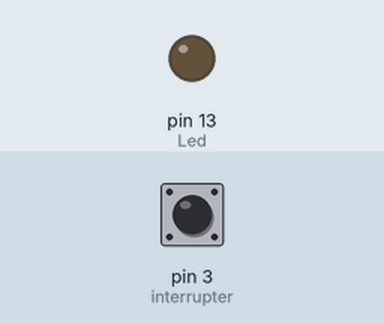
Simulated run of this sketch. Board: Arduino Uno, built with avr-gcc and run on an emulated ATmega328P. Shown: output pins drawn as LEDs (lit = HIGH). The inputs (shaded band) are chosen by the test bench; at power-on: pin 3 (interrupter) LOW.

Above: at 1.2 s.
1.3 s: pin 3 (interrupter) pulled HIGH for 0.15 s
At 1.37 s:
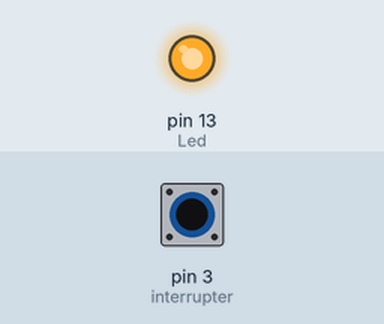
2.9 s: pin 3 (interrupter) pulled HIGH for 3.2 s
At 7.3 s:
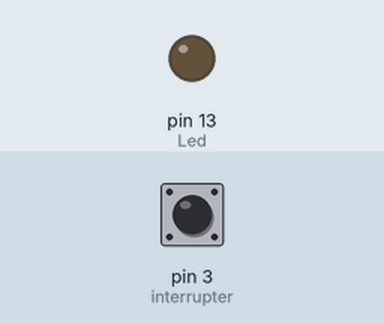
Timing chart, 0 to 8.8 s (numbered marks = the images above; inputs shaded):
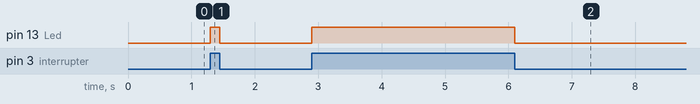

Measured:
- after the input at 1.3 s, pin 13 (Led): LOW → HIGH at once, → LOW 0.15 s later
- after the input at 2.9 s, pin 13 (Led): LOW → HIGH at once, → LOW 3.2 s later

The sketch:

MOD-0005-Photo-Interrupter.ino
```cpp
/*

Tinker Pi Photo Interrupter - LoLa# MOD-0005

Compatible:

    Ks0009 keyestudio Photo Interrupter Module

*/

int Led = 13 ;                          // Pin 13 is onboard LED, but you can plug an external LED in too
int interrupter = 3;                    // Photo interrupter is plugged into pin #3
int val ;                               // Declare variable

void setup ()
{
  pinMode (Led, OUTPUT) ;               // Set LED pin mode to OUTPUT
  pinMode (interrupter, INPUT) ;        // Set Interrupter pin to INPUT
}

void loop ()
{
  val = digitalRead (interrupter) ;     // Read from the Interrupter Pin
  if (val == HIGH)                      // Check the value each iteration of the loop
  {
    digitalWrite (Led, HIGH);           // When the light sensor detects a signal and is interrupted, the LED flashes
  }
  else
  {
    digitalWrite (Led, LOW);            // When no signal is detected, turn the light off
  }
}
```
